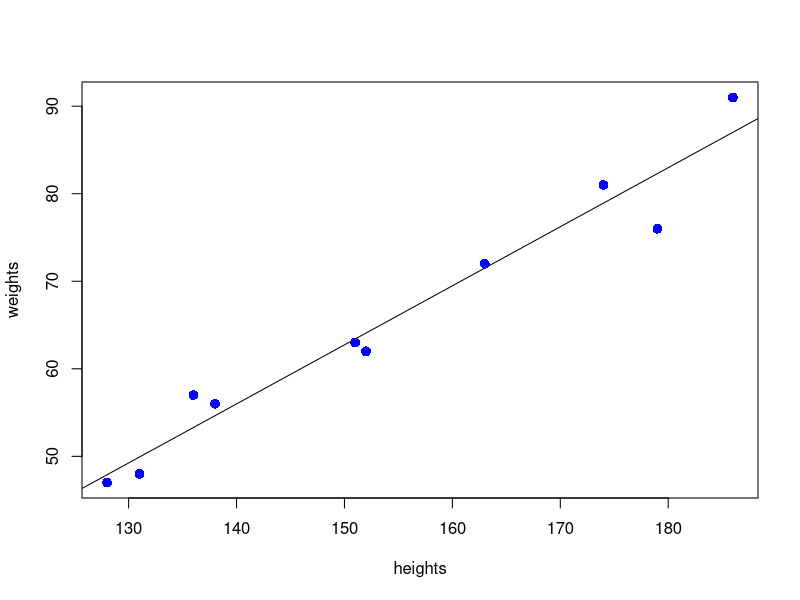

Generate this figure with R:
#Assigning vectors to a variable using the combine function c()
a <- c(1,2,5.3,6,-2,4) #numeric vector
b <- c("one","two","three") #character vector
c <- c(TRUE,TRUE,TRUE,FALSE,TRUE,FALSE) #logical vector

# Values of height
#151, 174, 138, 186, 128, 136, 179, 163, 152, 131
# Values of weight.
#63, 81, 56, 91, 47, 57, 76, 72, 62, 48

#Using data above, generate vectors for these sets of numbers
heights <- c(151, 174, 138, 186, 128, 136, 179, 163, 152, 131)
weights <- c(63, 81, 56, 91, 47, 57, 76, 72, 62, 48)

#Call the variables in the console
heights
weights

#The built-in function lm() makes for easy linear modeling
#lm(y~x, options...)
regressionsimple <- lm(weights ~ heights)
regressionsimple

#See the attributes of your regression analysis
summary(regressionsimple)

#Let's plot the regression and add a best fit line using abline(REGRESSIONVARIABLE) inside plot()
plot(heights, weights, col = "blue",
     abline(regressionsimple), cex = 1.3, pch = 16)






